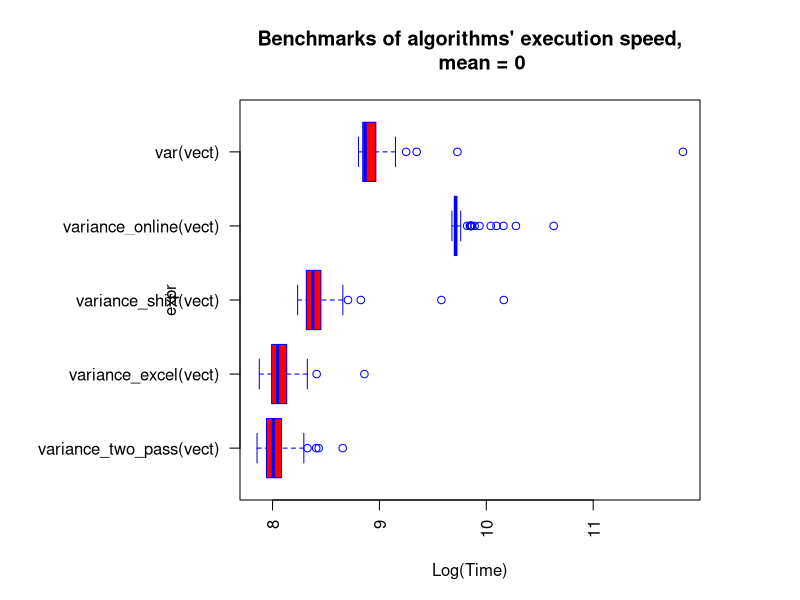
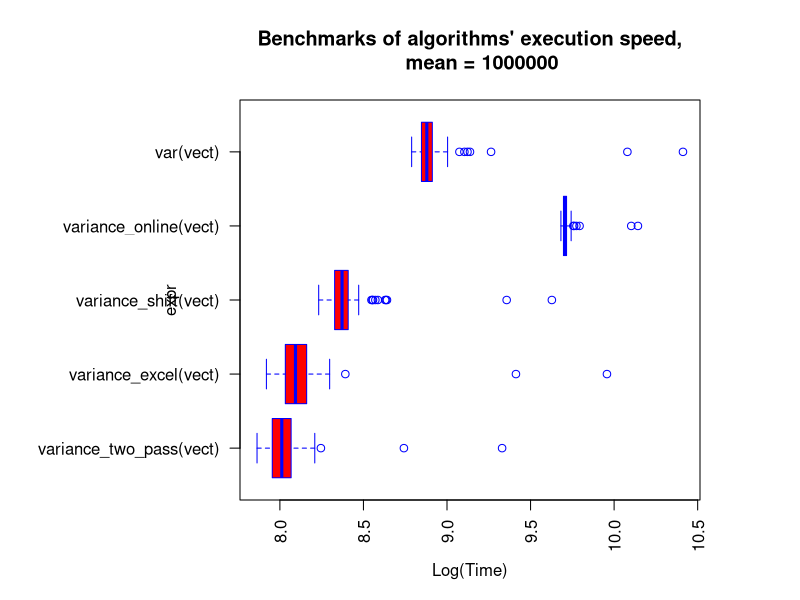
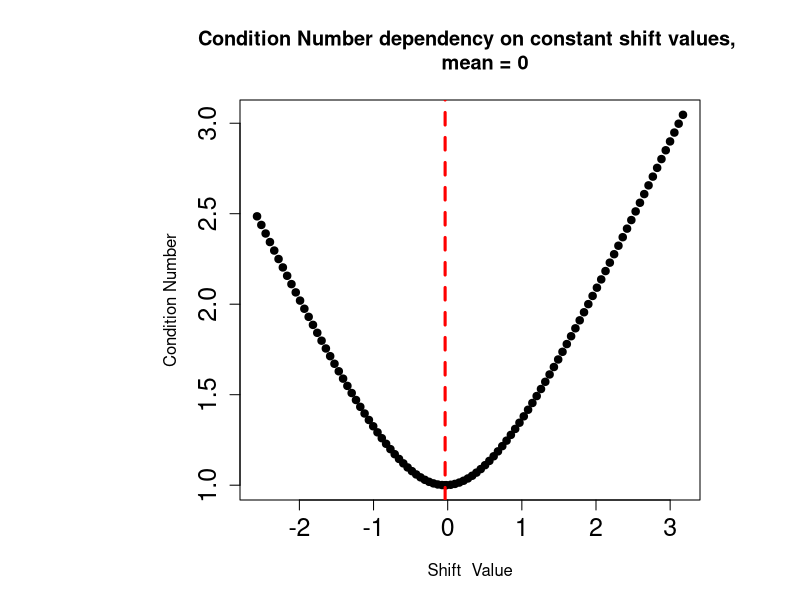
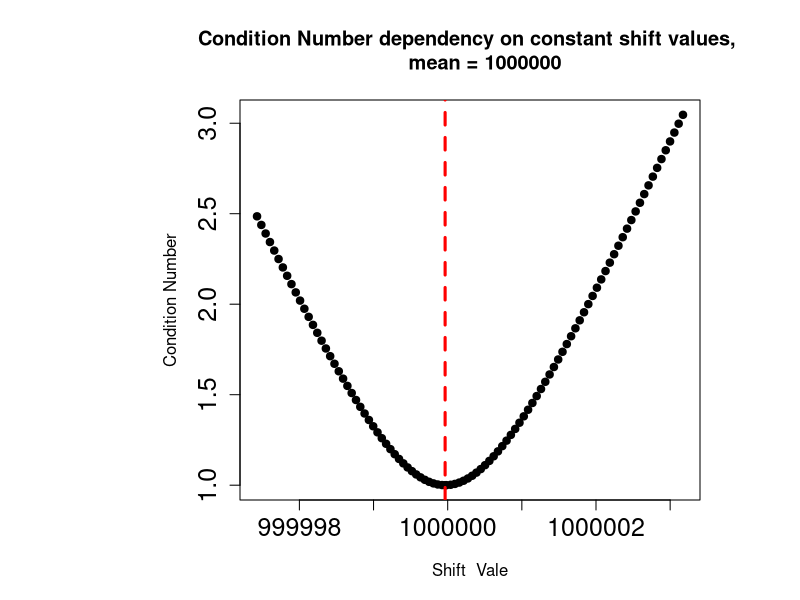
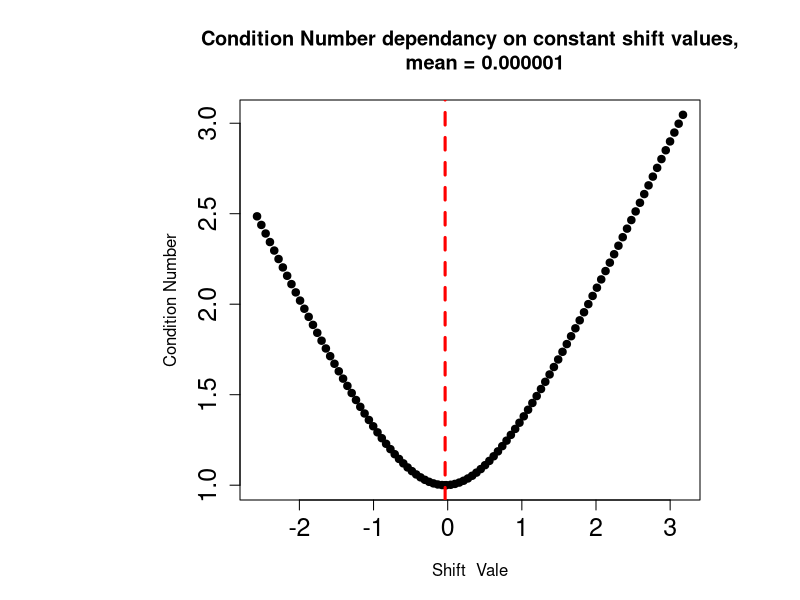
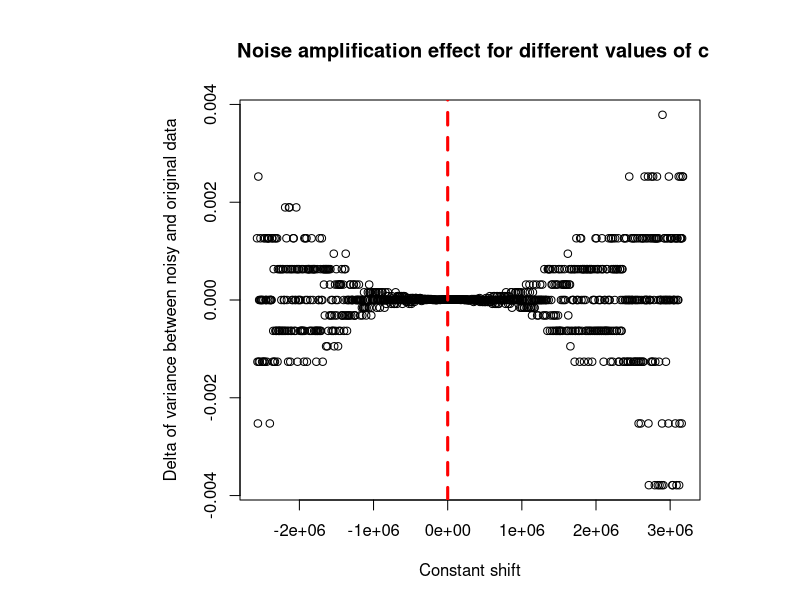

Reproduce these figures in R, in order.
## ---- chunk 1
library("ggplot2")
library("microbenchmark")
## ---- chunk 2
variance_two_pass <- function(vector){
  n = length(vector)
  sample_mean <- sum(vector)/n
  variance <- 1/(n-1) * sum((vector - sample_mean)^2)
  return(variance)
}
## ---- chunk 3
variance_excel <- function(vector){
  n = length(vector)
  p1 = sum(vector^2)
  p2 = 1/n * sum(vector)^2
  variance <- (p1 - p2)/(n-1)
  return(variance)
}
## ---- chunk 4
variance_shift <- function(vector){
  n = length(vector)
  c = vector[1]
  p1 = sum((vector-c)^2)
  p2 = 1/n * (sum(vector-c))^2
  variance <- (p1 - p2)/(n-1)
  return(variance)
}
## ---- chunk 5
variance_online <- function(vector){

  xmn_prev = vector[1] + (vector[2] - vector[1])/2
  varmn_prev = ((vector[2] - vector[1])^2)/2
  
  for(i in 3:length(vector)) {
    xmn = xmn_prev + (vector[i] - xmn_prev)/i
    varmn = (i - 2)/(i - 1)*varmn_prev + ((vector[i] - xmn_prev)^2)/i
    
    xmn_prev = xmn
    varmn_prev = varmn
  }
  
  return(varmn)
}
## ---- chunk 6
variance_wrapper <- function(vector){
  var_two_pass <- variance_two_pass(vector)
  var_excel <- variance_excel(vector)
  var_shift <- variance_shift(vector)
  var_online <- variance_online(vector)
  return(c(var_two_pass, var_excel, var_shift, var_online))
}
## ---- chunk 7
set.seed(12202120)
x1 <- rnorm(100, mean = 0)
set.seed(12202120)
x2 <- rnorm(100, mean=1000000)
set.seed(12202120)
x3 <- rnorm(100, mean=0.000001)
## ---- chunk 8
micro_benchmark <- function(vect) {
  micro_benchmark_calc = microbenchmark(
    variance_two_pass(vect),
    variance_excel(vect),
    variance_shift(vect),
    variance_online(vect),
    var(vect)
    )
}

## ---- chunk 9
library("knitr")
variance_x1 <- variance_wrapper(x1)
variance_x2 <- variance_wrapper(x2)
df_comp <- data.frame(rbind(variance_x1, variance_x2))
names(df_comp) <- c("two-pass", "excel", "shift", "online")


benchmark_x1 <- micro_benchmark(x1)
benchmark_x2 <- micro_benchmark(x2)

kable(df_comp, caption = "Comparison of variation computation algorithms for datasets x1 and x2")
kable(summary(benchmark_x1), caption = "Benchmark summary for generated data with mean = 0")
kable(summary(benchmark_x2), caption = "Benchmark summary for generated data with mean = 1000000")
## ---- chunk 10
knitr::opts_chunk$set(fig.width=20, fig.height=8)
par(mar=c(5, 12, 5, 5))
boxplot(log(time)~expr, 
    data=benchmark_x1,
    main="Benchmarks of algorithms' execution speed,
    mean = 0",
    xlab="Log(Time)",
    col="red",
    border="blue",
    horizontal=TRUE,
    las=2
  )

par(mar=c(5, 12, 5, 5))
boxplot(log(time)~expr, 
    data=benchmark_x2,
    main="Benchmarks of algorithms' execution speed,
    mean = 1000000",
    xlab="Log(Time)",
    col="red",
    border="blue",
    horizontal=TRUE,
    las=2
  )
## ---- chunk 11
func_cond_num <- function(vector, const){
  n = length(vector)
  vector_shifted = vector - const

  mean_shifted <- mean(vector_shifted)
  
  s_shifted = sum((vector_shifted - mean_shifted)^2)
  cond_number <- sqrt(1 + (mean_shifted^2 * n)/s_shifted)

  
  return(cond_number)
}


func_compare_cond_numbers <- function(vector){
  cond_numbs <- c()
  
  consts <- seq(from = min(vector), to = max(vector), length.out = 100)#((max(vector)-min(vector))/100)
  consts <- append(consts, mean(vector))
  consts <- sort(consts)
  for(const in consts) {
    cond_number <- func_cond_num(vector, const)
    cond_numbs <- append(cond_numbs, cond_number)
  }
  df <- data.frame(cond_numbs, consts)
  return(df)
}

## ---- chunk 12
knitr::opts_chunk$set(fig.width=20, fig.height=12)

df_cond_number_x1 <- func_compare_cond_numbers(x1)
par(mar=c(5, 12, 5, 5))
plot(df_cond_number_x1$consts, df_cond_number_x1$cond_numbs, main="Condition Number dependency on constant shift values, 
     mean = 0",
     xlab="Shift  Value", ylab="Condition Number", pch=19, cex.axis = 1.5)
abline(v = mean(x1), col="red", lwd=3, lty=2)


df_cond_number_x2 <- func_compare_cond_numbers(x2)
par(mar=c(5, 12, 5, 5))
plot(df_cond_number_x2$consts, df_cond_number_x2$cond_numbs, main="Condition Number dependency on constant shift values, 
     mean = 1000000",
     xlab="Shift  Vale", ylab="Condition Number", pch=19, cex.axis = 1.5)
abline(v = mean(x2), col="red", lwd=3, lty=2)

df_cond_number_x3 <- func_compare_cond_numbers(x3)
par(mar=c(5, 12, 5, 5))
plot(df_cond_number_x3$consts, df_cond_number_x3$cond_numbs, main="Condition Number dependancy on constant shift values,
     mean = 0.000001",
     xlab="Shift  Vale", ylab="Condition Number", pch=19, cex.axis = 1.5)
abline(v = mean(x3), col="red", lwd=3, lty=2)


## ---- chunk 13
func_var_const <- function(vector, const){
  n = length(vector)
  vector_shifted = vector - const

  mean_shifted <- mean(vector_shifted)
  
  variance <- sum((vector_shifted - mean_shifted)^2)/(n-1)
  
  return(variance)
}

variance_shift_c <- function(vector, const){
  n = length(vector)
  p1 = sum((vector-const)^2)
  p2 = 1/n * (sum(vector-const))^2
  variance <- (p1 - p2)/(n-1)
  return(variance)
}
  

compute_noisy_variance <- function(vector){
  
  noise <- rnorm(100, mean = 0) * 0.001
  constant_shifts <- seq(from = min(vector)*1000000, to = max(vector)*1000000, length.out = 1000)
  
  variances <- c()
  
  vector_n <- vector + noise
  
  for(const in constant_shifts) {
    variance <-  variance_shift_c(vector_n, const) - variance_shift_c(vector, const) 
    #variance_diff <- func_var_const(vector_n, const) -
    variances <- append(variances, variance)
  }
  
  df <- data.frame(variances, constant_shifts)
  return(df)
}

df_noisy <- compute_noisy_variance(x1)
## ---- chunk 14
plot(df_noisy$constant_shifts, df_noisy$variances, xlab = "Constant shift", ylab = "Delta of variance between noisy and original data", main = " Noise amplification effect for different values of c")
abline(v = 0, col="red", lwd=3, lty=2)
## ---- chunk 15
df_cond_number <- data.frame(rbind(func_cond_num(x1, 0), func_cond_num(x2, 0), func_cond_num(x3, 0)))
colnames(df_cond_number) <- c("Condition number")
rownames(df_cond_number) <- c("x1 (mean = 0)", "x2 (mean = 1000000)", "x3 (mean = 0.000001)")
kable(df_cond_number, caption = "Condition numbers for datasets x1, x2, x3")
